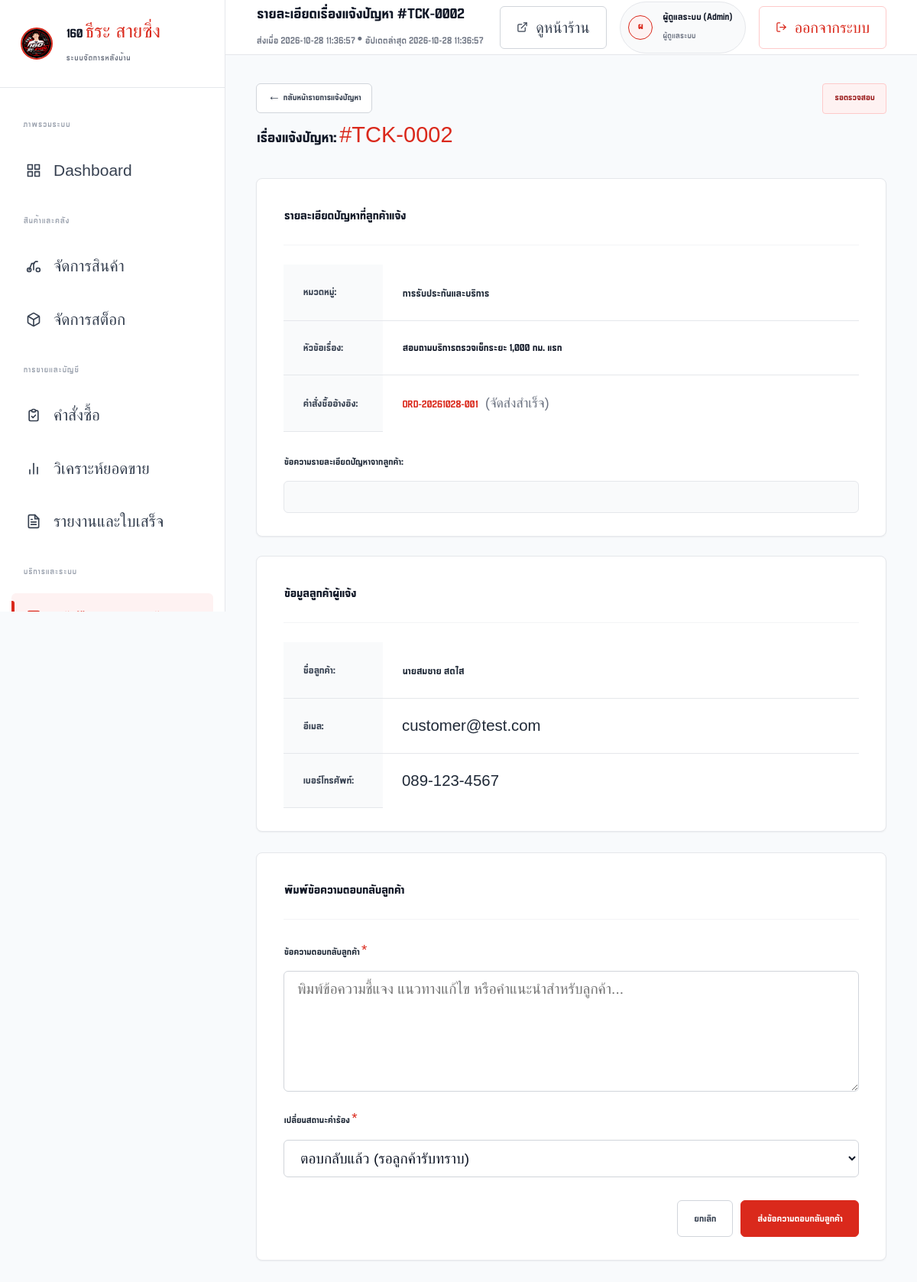
/admin/ticket/2 (signed in), run on the app's committed database.
### tables this page shows
CREATE TABLE support_tickets (
        id INTEGER PRIMARY KEY AUTOINCREMENT,
        ticket_code TEXT NOT NULL UNIQUE,
        user_id INTEGER NOT NULL,
        category TEXT NOT NULL,
        subject TEXT NOT NULL,
        details TEXT NOT NULL,
        order_id INTEGER,
        contact_info TEXT,
        status TEXT NOT NULL DEFAULT 'รอตรวจสอบ',
        admin_reply TEXT,
        replied_by INTEGER,
        replied_at TIMESTAMP,
        created_at TIMESTAMP DEFAULT CURRENT_TIMESTAMP,
        updated_at TIMESTAMP DEFAULT CURRENT_TIMESTAMP,
        FOREIGN KEY (user_id) REFERENCES users(id)
    );

CREATE TABLE users (
        id INTEGER PRIMARY KEY AUTOINCREMENT,
        name TEXT NOT NULL,
        email TEXT NOT NULL UNIQUE,
        password_hash TEXT NOT NULL,
        role TEXT NOT NULL DEFAULT 'customer', -- 'admin' หรือ 'customer'
        phone TEXT,
        address TEXT,
        created_at TIMESTAMP DEFAULT CURRENT_TIMESTAMP
    , avatar TEXT, is_banned INTEGER DEFAULT 0, banned_at TIMESTAMP, banned_reason TEXT);

CREATE TABLE orders (
        id INTEGER PRIMARY KEY AUTOINCREMENT,
        order_number TEXT NOT NULL UNIQUE,
        user_id INTEGER NOT NULL,
        customer_name TEXT NOT NULL,
        customer_phone TEXT NOT NULL,
        customer_address TEXT NOT NULL,
        total_amount REAL NOT NULL,
        status TEXT NOT NULL DEFAULT 'รอชำระเงิน',
        created_at TIMESTAMP DEFAULT CURRENT_TIMESTAMP,
        updated_at TIMESTAMP DEFAULT CURRENT_TIMESTAMP, is_archived INTEGER DEFAULT 0, subtotal REAL DEFAULT 0.0, discount REAL DEFAULT 0.0, vat_rate REAL DEFAULT 0.07, vat_amount REAL DEFAULT 0.0, shipping_method TEXT DEFAULT 'pickup', shipping_fee REAL DEFAULT 0.0, is_shipping_estimated INTEGER DEFAULT 0, delivery_notes TEXT, is_restocked INTEGER DEFAULT 0,
        FOREIGN KEY (user_id) REFERENCES users(id)
    );

### routes/admin.py (the view)
@admin_bp.route('/ticket/<int:ticket_id>')
@admin_required
def ticket_detail(ticket_id):
    conn = get_db_connection()
    ticket = conn.execute("""
        SELECT t.*, u.name as customer_name, u.email as customer_email, u.phone as customer_phone,
               o.order_number, o.status as order_status,
               admin_u.name as admin_responder_name
        FROM support_tickets t
        JOIN users u ON t.user_id = u.id
        LEFT JOIN orders o ON t.order_id = o.id
        LEFT JOIN users admin_u ON t.replied_by = admin_u.id
        WHERE t.id = ?
    """, (ticket_id,)).fetchone()
    conn.close()
    if not ticket:
        flash('ไม่พบเรื่องแจ้งปัญหาที่ระบุ', 'danger')
        return redirect(url_for('admin.tickets'))
    return render_template('admin/ticket_detail.html', ticket=ticket)

### app.py (called while the page is built)
@app.template_filter('thai_date')
def thai_date_filter(date_str):
    if not date_str:
        return '-'
    try:
        return str(date_str)[:19]
    except Exception:
        return str(date_str)

### database.py (called while the page is built)
def get_db_connection():
    os.makedirs(INSTANCE_DIR, exist_ok=True)
    conn = sqlite3.connect(DB_PATH)
    conn.row_factory = sqlite3.Row
    conn.execute("PRAGMA foreign_keys = ON;")
    return conn

### routes/auth.py (called while the page is built)
def admin_required(f):
    @wraps(f)
    def decorated_function(*args, **kwargs):
        if 'user_id' not in session:
            flash('กรุณาเข้าสู่ระบบด้วยบัญชีผู้ดูแลระบบ', 'warning')
            return redirect(url_for('auth.login', next=request.url))
        if session.get('user_role') != 'admin':
            flash('คุณไม่มีสิทธิ์เข้าถึงหน้าระบบผู้ดูแล', 'danger')
            return redirect(url_for('shop.home'))
        return f(*args, **kwargs)
    return decorated_function

### templates/admin/ticket_detail.html (shortened to what this page needs)
{% extends 'admin/base_admin.html' %}
{% block page_title %}รายละเอียดเรื่องแจ้งปัญหา #TCK-{{ "%04d"|format(ticket.id) }}{% endblock %}
{% block page_desc %}ส่งเมื่อ {{ ticket.created_at|thai_date }} • อัปเดตล่าสุด {{ ticket.updated_at|thai_date }}{% endblock %}
{% block admin_content %}
<div class="admin-section-header">
  <div>
    <a href="{{ url_for('admin.tickets') }}" class="admin-btn admin-btn-outline admin-btn-sm" style="margin-bottom: 0.5rem;">
      &larr; กลับหน้ารายการแจ้งปัญหา
    </a>
    <h2 class="section-header-title">
      เรื่องแจ้งปัญหา: <span style="color: var(--admin-red);">#TCK-{{ "%04d"|format(ticket.id) }}</span>
    </h2>
  </div>
  <div>
    {% if ticket.status == 'รอตรวจสอบ' %}
      <span class="admin-badge badge-danger" style="font-size: 0.85rem; padding: 0.35rem 0.75rem;">รอตรวจสอบ</span>
    {% elif ticket.status == 'กำลังดำเนินการ' %}
      <span class="admin-badge badge-warning" style="font-size: 0.85rem; padding: 0.35rem 0.75rem;">กำลังดำเนินการ</span>
    {% elif ticket.status == 'ตอบกลับแล้ว' %}
      <span class="admin-badge badge-info" style="font-size: 0.85rem; padding: 0.35rem 0.75rem;">ตอบกลับแล้ว</span>
    {% else %}
      <span class="admin-badge badge-success" style="font-size: 0.85rem; padding: 0.35rem 0.75rem;">ปิดเรื่อง</span>
    {% endif %}
  </div>
</div>
<div class="analytics-grid-two">
  <div style="display: flex; flex-direction: column; gap: 1.25rem;">
    <div class="admin-card">
      <div class="admin-card-header">
        <h3 class="admin-card-title">รายละเอียดปัญหาที่ลูกค้าแจ้ง</h3>
      </div>
      <table class="admin-table" style="margin-bottom: 1.25rem;">
        <tbody>
          <tr>
            <th style="width: 130px;">หมวดหมู่:</th>
            <td><strong>{{ ticket.category }}</strong></td>
          </tr>
          <tr>
            <th>หัวข้อเรื่อง:</th>
            <td style="font-size: 1rem; font-weight: 700; color: var(--admin-gray-900);">{{ ticket.subject }}</td>
          </tr>
          <tr>
            <th>คำสั่งซื้ออ้างอิง:</th>
            <td>
              {% if ticket.order_number %}
                <a href="{{ url_for('admin.order_detail', order_id=ticket.order_id) }}" style="color: var(--admin-red); font-weight: 700; text-decoration: none;">
                  {{ ticket.order_number }}
                </a>
                <span style="font-size: 0.88rem; color: var(--admin-gray-500); margin-left: 0.35rem;">({{ ticket.order_status }})</span>
              {% else %}
                <span style="color: var(--admin-gray-400);">- ไม่ได้ระบุ -</span>
              {% endif %}
            </td>
          </tr>
        </tbody>
      </table>
      <div class="admin-form-group">
        <label class="admin-form-label">ข้อความรายละเอียดปัญหาจากลูกค้า:</label>
        <div style="background: var(--admin-gray-50); border: 1px solid var(--admin-gray-200); border-radius: 6px; padding: 1rem; font-size: 0.9rem; line-height: 1.6; color: var(--admin-gray-800); white-space: pre-wrap;">{{ ticket.message }}</div>
      </div>
    </div>
    <div class="admin-card">
      <div class="admin-card-header">
        <h3 class="admin-card-title">ข้อมูลลูกค้าผู้แจ้ง</h3>
      </div>
      <table class="admin-table">
        <tbody>
          <tr>
            <th style="width: 130px;">ชื่อลูกค้า:</th>
            <td><strong>{{ ticket.customer_name }}</strong></td>
          </tr>
          <tr>
            <th>อีเมล:</th>
            <td>{{ ticket.customer_email }}</td>
          </tr>
          <tr>
            <th>เบอร์โทรศัพท์:</th>
            <td>{{ ticket.customer_phone or '-' }}</td>
          </tr>
        </tbody>
      </table>
    </div>
  </div>
  <div style="display: flex; flex-direction: column; gap: 1.25rem;">
    <div class="admin-card">
      <div class="admin-card-header">
        <h3 class="admin-card-title">{% if ticket.admin_reply %}ตอบกลับเพิ่มเติม / อัปเดตสถานะ{% else %}พิมพ์ข้อความตอบกลับลูกค้า{% endif %}</h3>
      </div>
      <form action="{{ url_for('admin.ticket_reply', ticket_id=ticket.id) }}" method="POST" style="display: flex; flex-direction: column; gap: 1rem;">
        <div class="admin-form-group">
          <label for="admin_reply" class="admin-form-label">ข้อความตอบกลับลูกค้า <span class="required">*</span></label>
          <textarea name="admin_reply" id="admin_reply" rows="6" class="admin-form-control" required placeholder="พิมพ์ข้อความชี้แจง แนวทางแก้ไข หรือคำแนะนำสำหรับลูกค้า...">{{ ticket.admin_reply if ticket.admin_reply else '' }}</textarea>
        </div>
        <div class="admin-form-group">
          <label for="status" class="admin-form-label">เปลี่ยนสถานะคำร้อง <span class="required">*</span></label>
          <select name="status" id="status" class="admin-form-control" required>
            <option value="ตอบกลับแล้ว" {% if ticket.status == 'ตอบกลับแล้ว' %}selected{% endif %}>ตอบกลับแล้ว (รอลูกค้ารับทราบ)</option>
          </select>
        </div>
        <div style="display: flex; justify-content: flex-end; gap: 0.5rem; margin-top: 0.5rem;">
          <a href="{{ url_for('admin.tickets') }}" class="admin-btn admin-btn-outline">
            ยกเลิก
          </a>
          <button type="submit" class="admin-btn admin-btn-primary">
            ส่งข้อความตอบกลับลูกค้า
          </button>
        </div>
      </form>
    </div>
  </div>
</div>
{% endblock %}

### templates/admin/base_admin.html (shortened to what this page needs)
{% extends 'base.html' %}
{% block body_content %}
<link rel="stylesheet" href="{{ url_for('static', filename='css/admin.css') }}">
<div class="admin-layout">
  <aside class="admin-sidebar">
    <div class="sidebar-brand-box">
      <a href="{{ url_for('admin.dashboard') }}" class="sidebar-brand-link">
        <img src="{{ shop_config.logo_url }}" alt="Logo" class="sidebar-logo">
        <div class="brand-text-group">
          <div class="brand-main-title">160 <span class="text-red">ธีระ สายซิ่ง</span></div>
          <span class="brand-sub-badge">ระบบจัดการหลังบ้าน</span>
        </div>
      </a>
    </div>
    <nav class="sidebar-nav-container">
      <div class="sidebar-section-title">ภาพรวมระบบ</div>
      <a href="{{ url_for('admin.dashboard') }}" class="sidebar-menu-link {% if request.endpoint == 'admin.dashboard' and not request.args.get('view') == 'analytics' %}active{% endif %}" title="Dashboard">
        <svg class="sidebar-svg" viewBox="0 0 24 24" fill="none" stroke-width="2" stroke-linecap="round" stroke-linejoin="round">
          <rect x="3" y="3" width="7" height="7"></rect>
          <rect x="14" y="3" width="7" height="7"></rect>
          <rect x="14" y="14" width="7" height="7"></rect>
          <rect x="3" y="14" width="7" height="7"></rect>
        </svg>
        <span class="sidebar-menu-text">Dashboard</span>
      </a>
      <div class="sidebar-section-title">สินค้าและคลัง</div>
      <a href="{{ url_for('admin.products') }}" class="sidebar-menu-link {% if request.endpoint in ['admin.products', 'admin.product_add', 'admin.product_edit'] %}active{% endif %}" title="จัดการสินค้า">
        <svg class="sidebar-svg" viewBox="0 0 24 24" fill="none" stroke-width="2" stroke-linecap="round" stroke-linejoin="round">
          <circle cx="5" cy="18" r="3"></circle>
          <circle cx="19" cy="18" r="3"></circle>
          <path d="M12 18V8l3-3h3"></path>
          <path d="M5 18l4-10h4"></path>
        </svg>
        <span class="sidebar-menu-text">จัดการสินค้า</span>
      </a>
      <a href="{{ url_for('admin.stock_history') }}" class="sidebar-menu-link {% if request.endpoint in ['admin.stock_history', 'admin.stock'] %}active{% endif %}" title="จัดการสต็อก">
        <span class="sidebar-menu-text">จัดการสต็อก</span>
      </a>
      <div class="sidebar-section-title">การขายและบัญชี</div>
      <a href="{{ url_for('admin.orders') }}" class="sidebar-menu-link {% if request.endpoint in ['admin.orders', 'admin.order_detail'] %}active{% endif %}" title="คำสั่งซื้อ">
        <svg class="sidebar-svg" viewBox="0 0 24 24" fill="none" stroke-width="2" stroke-linecap="round" stroke-linejoin="round">
          <path d="M9 5H7a2 2 0 0 0-2 2v12a2 2 0 0 0 2 2h10a2 2 0 0 0 2-2V7a2 2 0 0 0-2-2h-2"></path>
          <rect x="9" y="3" width="6" height="4" rx="2"></rect>
          <path d="M9 14l2 2 4-4"></path>
        </svg>
        <span class="sidebar-menu-text">คำสั่งซื้อ</span>
      </a>
      <a href="{{ url_for('admin.dashboard') }}#sales-analytics" class="sidebar-menu-link" title="วิเคราะห์ยอดขาย">
        <svg class="sidebar-svg" viewBox="0 0 24 24" fill="none" stroke-width="2" stroke-linecap="round" stroke-linejoin="round">
          <line x1="18" y1="20" x2="18" y2="10"></line>
          <line x1="12" y1="20" x2="12" y2="4"></line>
          <line x1="6" y1="20" x2="6" y2="14"></line>
        </svg>
        <span class="sidebar-menu-text">วิเคราะห์ยอดขาย</span>
      </a>
      <a href="{{ url_for('admin.reports') }}" class="sidebar-menu-link {% if request.endpoint == 'admin.reports' %}active{% endif %}" title="รายงานและใบเสร็จ">
        <span class="sidebar-menu-text">รายงานและใบเสร็จ</span>
      </a>
      <div class="sidebar-section-title">บริการและระบบ</div>
      <a href="{{ url_for('admin.tickets') }}" class="sidebar-menu-link {% if request.endpoint in ['admin.tickets', 'admin.ticket_detail'] %}active{% endif %}" title="แจ้งปัญหาจากลูกค้า">
        <svg class="sidebar-svg" viewBox="0 0 24 24" fill="none" stroke-width="2" stroke-linecap="round" stroke-linejoin="round">
          <path d="M21 15a2 2 0 0 1-2 2H7l-4 4V5a2 2 0 0 1 2-2h14a2 2 0 0 1 2 2z"></path>
        </svg>
        <span class="sidebar-menu-text">แจ้งปัญหาจากลูกค้า</span>
      </a>
    </nav>
  </aside>
  <div class="admin-main-wrap">
    <header class="admin-topbar">
      <div class="topbar-page-info">
        <h1 class="topbar-page-title">{% block page_title %}Dashboard ภาพรวมร้านค้า{% endblock %}</h1>
        <span class="topbar-page-desc">{% block page_desc %}ร้าน 160 ธีระ สายซิ่ง • รถจักรยานยนต์ไม่เกิน 160 cc{% endblock %}</span>
      </div>
      <div class="topbar-actions-group">
        <a href="{{ url_for('shop.home') }}" target="_blank" class="topbar-action-btn btn-store" title="เปิดหน้าเว็บไซต์ร้านค้า">
          <svg width="15" height="15" viewBox="0 0 24 24" fill="none" stroke="currentColor" stroke-width="2" stroke-linecap="round" stroke-linejoin="round">
            <path d="M18 13v6a2 2 0 0 1-2 2H5a2 2 0 0 1-2-2V8a2 2 0 0 1 2-2h6"></path>
            <polyline points="15 3 21 3 21 9"></polyline>
            <line x1="10" y1="14" x2="21" y2="3"></line>
          </svg>
          <span>ดูหน้าร้าน</span>
        </a>
        <div class="topbar-user-badge">
          <div class="user-avatar-circle">
            {{ session.get('user_name', 'A')[0] }}
          </div>
          <div class="user-info-text">
            <span class="user-name-str">{{ session.get('user_name', 'ผู้ดูแลระบบ') }}</span>
            <span class="user-role-str">ผู้ดูแลระบบ</span>
          </div>
        </div>
        <a href="{{ url_for('auth.logout') }}" class="topbar-action-btn btn-logout" title="ออกจากระบบ">
          <svg width="15" height="15" viewBox="0 0 24 24" fill="none" stroke="currentColor" stroke-width="2" stroke-linecap="round" stroke-linejoin="round">
            <path d="M9 21H5a2 2 0 0 1-2-2V5a2 2 0 0 1 2-2h4"></path>
            <polyline points="16 17 21 12 16 7"></polyline>
            <line x1="21" y1="12" x2="9" y2="12"></line>
          </svg>
          <span>ออกจากระบบ</span>
        </a>
      </div>
    </header>
    <main class="admin-content-area">
      {% block admin_content %}{% endblock %}
    </main>
  </div>
</div>
{% endblock %}

### static/css/style.css (style rules this page uses)
:root { --font-primary: 'Unknow-Zero', sans-serif; --primary-red: #cc0000; --primary-hover: #a30000; --dark-black: #111111; --text-main: #1f2428; --text-muted: #666666; --text-light: #999999; --bg-white: #ffffff; --bg-light: #f7f8fa; --border-light: #eaeaea; --border-subtle: #f0f0f0; --radius-xs: 2px; --radius-sm: 4px; --radius-md: 6px; --radius-full: 9999px; --transition: all 0.2s cubic-bezier(0.16, 1, 0.3, 1); }
* { box-sizing: border-box; margin: 0; padding: 0; }
html { font-size: 20px; }
body { font-family: var(--font-primary); font-size: 1.06rem; background-color: var(--bg-white); color: var(--text-main); line-height: 1.6; min-height: 100vh; display: flex; flex-direction: column; -webkit-font-smoothing: antialiased; }
input, textarea, select, button, .btn, h1, h2, h3, h4, h5, h6, .brand-title, .brand-subtitle, table, th, td { font-family: var(--font-primary); }
body, p, span, td, input, textarea, select { font-weight: 400; }
h2, h3, h4, h5, h6, th, .btn, button, strong { font-weight: 700; }
h1, .brand-title { font-weight: 800; }

### data on the page
support_tickets: id "0002", created_at|thai_date "2026-10-28 11:36:57", updated_at|thai_date "2026-10-28 11:36:57", category "การรับประกันและบริการ", subject "สอบถามบริการตรวจเช็กระยะ 1,000 กม. แรก"
users: get "ผู้ดูแลระบบ (Admin)"
orders: order_number "ORD-20261028-001", order_status "จัดส่งสำเร็จ"
users: customer_name "นายสมชาย สดใส", customer_email "customer@test.com", phone "089-123-4567"

### other printed values
{{ session.get('user_name', 'A')[0] }} "ผ"
